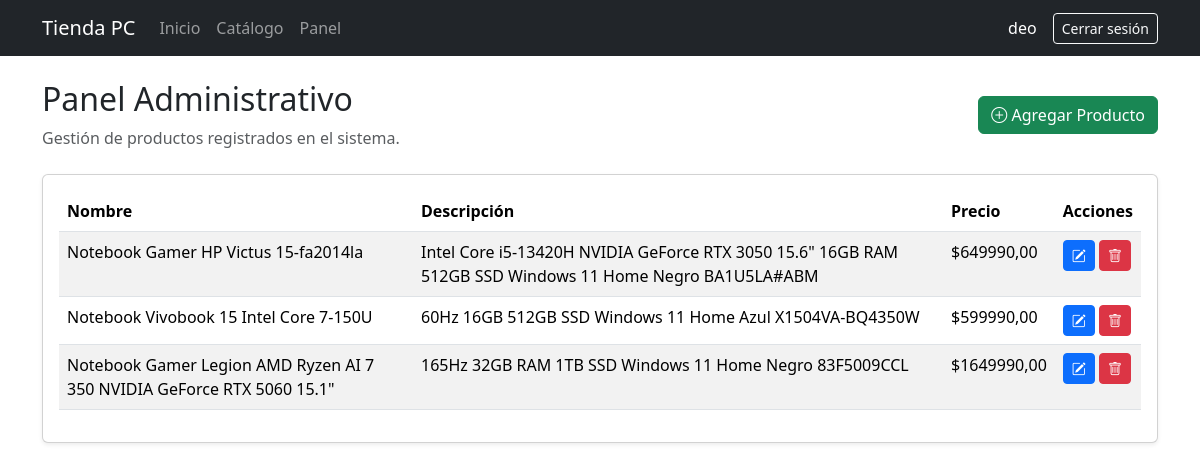
The page /panel/ (signed in) on the database its author committed.
### tienda/models.py (models this page shows, shortened)
class Producto(models.Model):
    nombre = models.CharField(max_length=100)
    descripcion = models.TextField()
    precio = models.DecimalField(max_digits=10, decimal_places=2)

### tienda/views.py (the view)
# urls.py: path('panel/', PanelAdminView.as_view(), name='panel'),
class PanelAdminView(PermissionRequiredMixin, ListView):
    permission_required = 'tienda.view_producto'
    model = Producto
    template_name = 'panel.html'
    context_object_name = 'productos'

### templates/panel.html (shortened to what this page needs)
{% extends 'base.html' %}
{% block content %}
<div class="d-flex justify-content-between align-items-center mb-4">
    <div>
        <h2>Panel Administrativo</h2>
        <p class="text-muted mb-0">
            Gestión de productos registrados en el sistema.
        </p>
    </div>
    <button class="btn btn-success">
        <i class="bi bi-plus-circle"></i>
        Agregar Producto
    </button>
</div>
<div class="card shadow-sm">
    <div class="card-body">
        <table class="table table-striped table-hover">
            <thead>
                <tr>
                    <th>Nombre</th>
                    <th>Descripción</th>
                    <th>Precio</th>
                    <th>Acciones</th>
                </tr>
            </thead>
            <tbody>
                {% for producto in productos %}
                <tr>
                    <td>{{ producto.nombre }}</td>
                    <td>{{ producto.descripcion }}</td>
                    <td>${{ producto.precio }}</td>
                    <td>
                        <button class="btn btn-sm btn-primary"
                                title="Editar">
                            <i class="bi bi-pencil-square"></i>
                        </button>
                        <button class="btn btn-sm btn-danger"
                                title="Eliminar">
                            <i class="bi bi-trash"></i>
                        </button>
                    </td>
                </tr>
                {% empty %}
                <tr>
                    <td colspan="4" class="text-center">
                        No existen productos registrados.
                    </td>
                </tr>
                {% endfor %}
            </tbody>
        </table>
    </div>
</div>
{% endblock %}

### templates/base.html (shortened to what this page needs)
<!doctype html>
<html lang="es">
<head>
    <link href="https://cdn.jsdelivr.net/npm/bootstrap@5.3.8/dist/css/bootstrap.min.css" rel="stylesheet" />
    <link rel="stylesheet" href="https://cdn.jsdelivr.net/npm/bootstrap-icons@1.13.1/font/bootstrap-icons.min.css">
</head>
<body>
    <nav class="navbar navbar-expand-lg navbar-dark bg-dark">
        <div class="container">
            <a class="navbar-brand" href="{% url 'inicio' %}"> Tienda PC </a>
            <div class="navbar-nav me-auto">
                <a class="nav-link" href="{% url 'inicio' %}"> Inicio </a>
                {% if user.is_authenticated %}
                <a class="nav-link" href="{% url 'catalogo' %}"> Catálogo </a>
                {% if perms.tienda.view_producto %}
                <a class="nav-link" href="{% url 'panel' %}"> Panel </a>
                {% endif %} {% endif %}
            </div>
            <div class="d-flex align-items-center gap-3">
                {% if user.is_authenticated %}
                <span class="text-white">
                    {{ user.username }}
                </span>
                <form action="{% url 'logout' %}" method="post">
                    <button class="btn btn-outline-light btn-sm">Cerrar sesión</button>
                </form>
                {% else %}
                <a class="btn btn-primary btn-sm" href="{% url 'login' %}">
                    Iniciar sesión
                </a>
                {% endif %}
            </div>
        </div>
    </nav>
    <div class="container mt-4">
        {% block content %}
        {% endblock %}
    </div>
</body>
</html>

### rows shown on the page
Producto: nombre "Notebook Gamer HP Victus 15-fa2014la", descripcion "Intel Core i5-13420H NVIDIA GeForce RTX 3050 15.6\" 16GB RAM 512GB SSD Windows 11 Home Negro BA1U5LA#ABM", precio "649990,00"
Producto: nombre "Notebook Vivobook 15 Intel Core 7-150U", descripcion "60Hz 16GB 512GB SSD Windows 11 Home Azul X1504VA-BQ4350W", precio "599990,00"
Producto: nombre "Notebook Gamer Legion AMD Ryzen AI 7 350 NVIDIA GeForce RTX 5060 15.1\"", descripcion "165Hz 32GB RAM 1TB SSD Windows 11 Home Negro 83F5009CCL", precio "1649990,00"

### other values the page prints
{{ user.username }} "deo"
